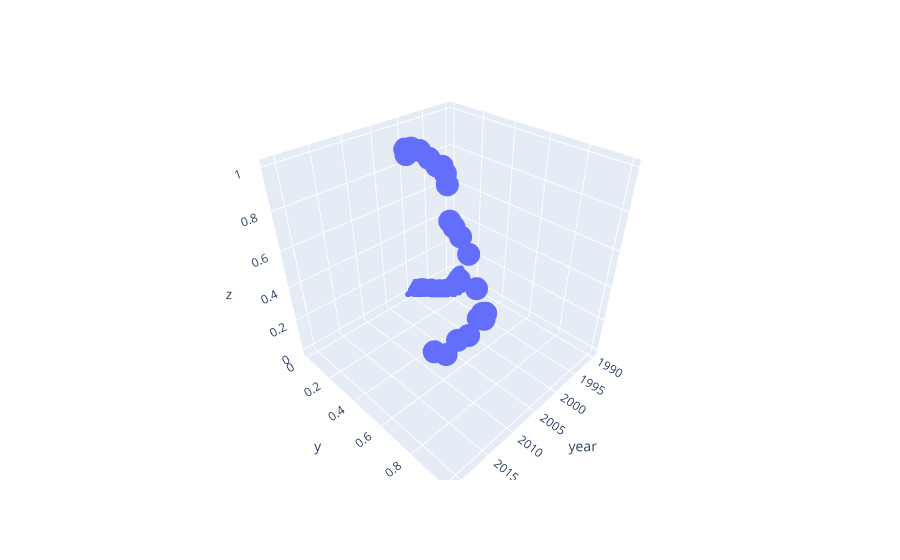

The code cell stored with this chart in its notebook:
### Code cell
plx.line(Italy, x=Italy["year"],y=[minmaxnormalize(Italy["population"]),
minmaxnormalize(Italy["greenhouse_gas_emissions"]), minmaxnormalize(Italy["electricity_demand"])])

plx.scatter_3d(Italy, x=Italy["year"], y=minmaxnormalize(Italy["population"]),z=minmaxnormalize(Italy["greenhouse_gas_emissions"]))

### Figure 1 — Plotly figure (JSON) as saved in the notebook; plotly's stock layout.template omitted (floating-point values rounded to 4 significant figures)
{"data": [{"hovertemplate": "year=%{x}<br>y=%{y}<br>z=%{z}<extra></extra>", "legendgroup": "", "marker": {"color": "#636efa", "symbol": "circle"}, "mode": "markers", "name": "", "scene": "scene", "showlegend": false, "type": "scatter3d", "x": [1990, 1991, 1992, 1993, 1994, 1995, 1996, 1997, 1998, 1999, 2000, 2001, 2002, 2003, 2004, 2005, 2006, 2007, 2008, 2009, 2010, 2011, 2012, 2013, 2014, 2015, 2016, 2017, 2018, 2019, 2020, 2021], "y": [0.09771, 0.1076, 0.1219, 0.1349, 0.1389, 0.1291, 0.1019, 0.06172, 0.02168, 0, 0.009097, 0.05463, 0.1311, 0.2262, 0.3217, 0.4046, 0.4696, 0.5207, 0.5641, 0.6097, 0.6644, 0.7301, 0.8023, 0.8739, 0.9343, 0.9763, 0.9974, 1, 0.9885, 0.9692, 0.9473, 0.9238], "z": [0, 0, 0, 0, 0, 0, 0, 0, 0, 0, 0.8868, 0.8811, 0.9442, 0.969, 0.9704, 0.9708, 1.0, 0.9954, 0.9736, 0.8453, 0.8535, 0.8539, 0.826, 0.7271, 0.6669, 0.712, 0.7174, 0.742, 0.6808, 0.6676, 0.6095, 0.6285]}], "layout": {"legend": {"tracegroupgap": 0}, "margin": {"t": 60}, "scene": {"domain": {"x": [0, 1], "y": [0, 1]}, "xaxis": {"title": {"text": "year"}}, "yaxis": {"title": {"text": "y"}}, "zaxis": {"title": {"text": "z"}}}}}
